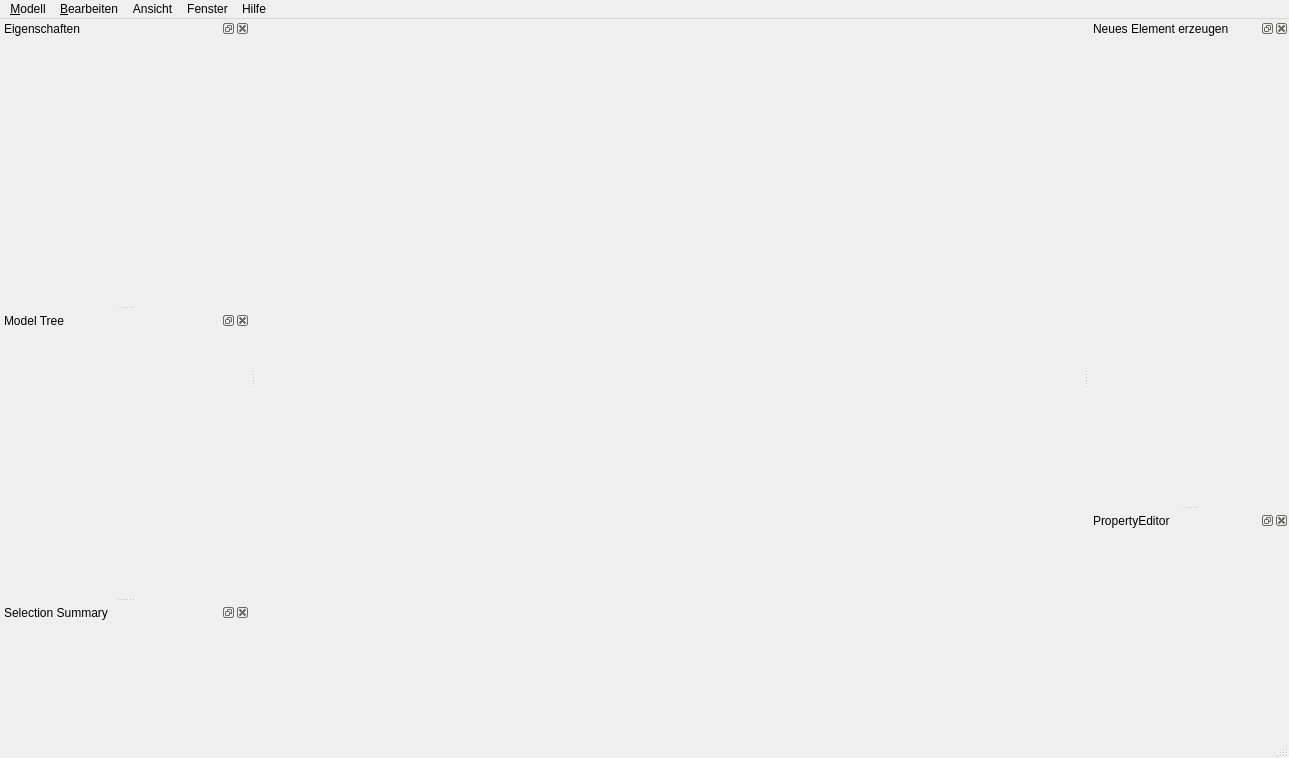
<?xml version="1.0" encoding="UTF-8"?>
<ui version="4.0">
 <author>Rupert Henn</author>
 <class>MainForm</class>
 <widget class="QMainWindow" name="MainForm">
  <property name="geometry">
   <rect>
    <x>0</x>
    <y>0</y>
    <width>1289</width>
    <height>758</height>
   </rect>
  </property>
  <property name="sizePolicy">
   <sizepolicy hsizetype="Maximum" vsizetype="Maximum">
    <horstretch>0</horstretch>
    <verstretch>0</verstretch>
   </sizepolicy>
  </property>
  <property name="minimumSize">
   <size>
    <width>150</width>
    <height>0</height>
   </size>
  </property>
  <property name="acceptDrops">
   <bool>true</bool>
  </property>
  <property name="windowTitle">
   <string>JR</string>
  </property>
  <property name="windowIcon">
   <iconset>
    <normaloff>Icons/JR.png</normaloff>Icons/JR.png</iconset>
  </property>
  <property name="iconSize">
   <size>
    <width>32</width>
    <height>32</height>
   </size>
  </property>
  <widget class="QWidget" name="centralwidget">
   <property name="acceptDrops">
    <bool>true</bool>
   </property>
  </widget>
  <widget class="QMenuBar" name="menubar">
   <property name="geometry">
    <rect>
     <x>0</x>
     <y>0</y>
     <width>1289</width>
     <height>20</height>
    </rect>
   </property>
   <widget class="QMenu" name="menuHilfe">
    <property name="title">
     <string>Hilfe</string>
    </property>
    <addaction name="actionProgrammversion"/>
   </widget>
   <widget class="QMenu" name="menuFenster">
    <property name="title">
     <string>Fenster</string>
    </property>
   </widget>
   <widget class="QMenu" name="menuAnsicht">
    <property name="title">
     <string>Ansicht</string>
    </property>
    <addaction name="action3D_Fenster"/>
    <addaction name="separator"/>
    <addaction name="actionExportieren_2"/>
   </widget>
   <widget class="QMenu" name="menuBearbeiten">
    <property name="title">
     <string>&amp;Bearbeiten</string>
    </property>
    <addaction name="actionR_ckg_ngig"/>
    <addaction name="separator"/>
    <addaction name="actionAusschneiden"/>
    <addaction name="actionKopieren"/>
    <addaction name="actionEinf_gen"/>
    <addaction name="actionL_schen"/>
    <addaction name="separator"/>
    <addaction name="actionImportieren"/>
    <addaction name="actionExportieren"/>
    <addaction name="separator"/>
    <addaction name="actionInit"/>
   </widget>
   <widget class="QMenu" name="menuModell">
    <property name="title">
     <string>&amp;Modell</string>
    </property>
    <widget class="QMenu" name="menuRecent_Files">
     <property name="title">
      <string>Recent Files</string>
     </property>
     <addaction name="separator"/>
    </widget>
    <addaction name="actionNeu"/>
    <addaction name="actionLaden"/>
    <addaction name="menuRecent_Files"/>
    <addaction name="actionSpeichern"/>
    <addaction name="separator"/>
    <addaction name="pluginPlaceholder"/>
    <addaction name="separator"/>
    <addaction name="actionSchlie_en"/>
    <addaction name="separator"/>
    <addaction name="actionBeenden"/>
   </widget>
   <addaction name="menuModell"/>
   <addaction name="menuBearbeiten"/>
   <addaction name="menuAnsicht"/>
   <addaction name="menuFenster"/>
   <addaction name="menuHilfe"/>
  </widget>
  <widget class="QStatusBar" name="statusbar"/>
  <widget class="QDockWidget" name="createElementWidget">
   <property name="minimumSize">
    <size>
     <width>200</width>
     <height>41</height>
    </size>
   </property>
   <property name="windowTitle">
    <string>Neues Element erzeugen</string>
   </property>
   <attribute name="dockWidgetArea">
    <number>2</number>
   </attribute>
   <widget class="QWidget" name="createElementWidgetContents"/>
  </widget>
  <widget class="QDockWidget" name="selectionWidget">
   <property name="minimumSize">
    <size>
     <width>200</width>
     <height>41</height>
    </size>
   </property>
   <property name="windowTitle">
    <string>Eigenschaften</string>
   </property>
   <attribute name="dockWidgetArea">
    <number>1</number>
   </attribute>
   <widget class="QWidget" name="selectionWidgetContents"/>
  </widget>
  <widget class="QDockWidget" name="structureWidget">
   <property name="minimumSize">
    <size>
     <width>250</width>
     <height>41</height>
    </size>
   </property>
   <property name="allowedAreas">
    <set>Qt::LeftDockWidgetArea|Qt::RightDockWidgetArea|Qt::TopDockWidgetArea</set>
   </property>
   <property name="windowTitle">
    <string>Model Tree</string>
   </property>
   <attribute name="dockWidgetArea">
    <number>1</number>
   </attribute>
   <widget class="QWidget" name="structureWidgetContents"/>
  </widget>
  <widget class="QDockWidget" name="selectionSummaryWidget">
   <property name="windowTitle">
    <string>Selection Summary</string>
   </property>
   <attribute name="dockWidgetArea">
    <number>1</number>
   </attribute>
   <widget class="QWidget" name="selectionSummaryContents"/>
  </widget>
  <widget class="QDockWidget" name="propertyEditorDock">
   <property name="features">
    <set>QDockWidget::AllDockWidgetFeatures</set>
   </property>
   <property name="windowTitle">
    <string>PropertyEditor</string>
   </property>
   <attribute name="dockWidgetArea">
    <number>2</number>
   </attribute>
   <widget class="QWidget" name="propertyEditorWidget"/>
  </widget>
  <action name="actionBeenden">
   <property name="text">
    <string>B&amp;eenden</string>
   </property>
  </action>
  <action name="actionR_ckg_ngig">
   <property name="text">
    <string>Rückgängig</string>
   </property>
   <property name="shortcut">
    <string>Ctrl+Z</string>
   </property>
  </action>
  <action name="actionNeu">
   <property name="enabled">
    <bool>true</bool>
   </property>
   <property name="icon">
    <iconset>
     <normaloff>Icons/mnNeu.png</normaloff>Icons/mnNeu.png</iconset>
   </property>
   <property name="text">
    <string>&amp;Neu</string>
   </property>
   <property name="shortcut">
    <string>Ctrl+N</string>
   </property>
   <property name="visible">
    <bool>true</bool>
   </property>
  </action>
  <action name="actionLaden">
   <property name="text">
    <string>Ö&amp;ffnen</string>
   </property>
   <property name="shortcut">
    <string>Ctrl+L</string>
   </property>
  </action>
  <action name="actionSpeichern">
   <property name="text">
    <string>&amp;Speichern</string>
   </property>
   <property name="shortcut">
    <string>Ctrl+S</string>
   </property>
  </action>
  <action name="actionSchlie_en">
   <property name="text">
    <string>S&amp;chließen</string>
   </property>
  </action>
  <action name="actionAusschneiden">
   <property name="text">
    <string>Ausschneiden</string>
   </property>
  </action>
  <action name="actionKopieren">
   <property name="text">
    <string>Kopieren</string>
   </property>
   <property name="shortcut">
    <string>Ctrl+C</string>
   </property>
  </action>
  <action name="actionEinf_gen">
   <property name="text">
    <string>Einfügen</string>
   </property>
   <property name="shortcut">
    <string>Ctrl+V</string>
   </property>
  </action>
  <action name="actionL_schen">
   <property name="text">
    <string>Löschen</string>
   </property>
  </action>
  <action name="actionImportieren">
   <property name="text">
    <string>&amp;Importieren</string>
   </property>
  </action>
  <action name="actionExportieren">
   <property name="text">
    <string>Exportieren</string>
   </property>
  </action>
  <action name="action3D_Fenster">
   <property name="text">
    <string>3D-Fenster</string>
   </property>
  </action>
  <action name="actionLinienri">
   <property name="text">
    <string>Linienriß</string>
   </property>
  </action>
  <action name="actionExportieren_2">
   <property name="text">
    <string>Exportieren</string>
   </property>
  </action>
  <action name="actionProgrammversion">
   <property name="text">
    <string>Programmversion</string>
   </property>
  </action>
  <action name="actionInit">
   <property name="text">
    <string>Init...</string>
   </property>
  </action>
  <action name="actionShift_Element">
   <property name="text">
    <string>Shift Element</string>
   </property>
   <property name="shortcut">
    <string>Alt+Shift+S</string>
   </property>
  </action>
  <action name="actionOriginal_Zuschnitte_Speichern">
   <property name="text">
    <string>Original Zuschnitte Speichern</string>
   </property>
  </action>
  <action name="actionVerzerrte_Zuschnitte_Speichern">
   <property name="text">
    <string>Verzerrte Zuschnitte Speichern</string>
   </property>
  </action>
  <action name="pluginPlaceholder">
   <property name="enabled">
    <bool>false</bool>
   </property>
   <property name="text">
    <string>plugin</string>
   </property>
   <property name="visible">
    <bool>false</bool>
   </property>
  </action>
  <action name="actionNeu_2">
   <property name="text">
    <string>Neu</string>
   </property>
  </action>
 </widget>
 <layoutdefault spacing="0" margin="0"/>
 <resources/>
 <connections>
  <connection>
   <sender>actionBeenden</sender>
   <signal>triggered()</signal>
   <receiver>MainForm</receiver>
   <slot>close()</slot>
   <hints>
    <hint type="sourcelabel">
     <x>-1</x>
     <y>-1</y>
    </hint>
    <hint type="destinationlabel">
     <x>421</x>
     <y>409</y>
    </hint>
   </hints>
  </connection>
 </connections>
</ui>
